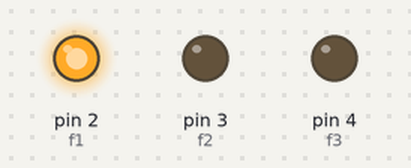
This sketch was run on a simulated Arduino Uno, built with avr-gcc and run on an emulated ATmega328P. On the bench: output pins drawn as LEDs (lit = HIGH).

Above: at 1.5 s.
At 3.5 s:
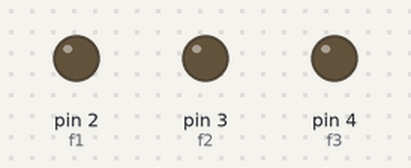
At 6.2 s:
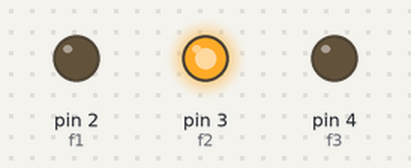
At 8.5 s:
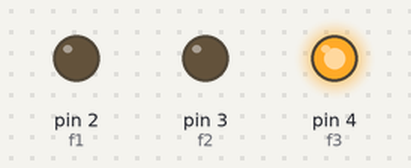
Timing chart, 0 to 12.4 s (numbered marks = the images above):
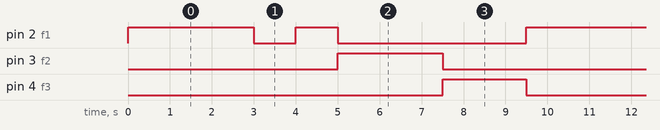

Measured:
- by itself, pin 2 (f1): repeats every 9.5 s: LOW 1.0 s, HIGH 1.0 s, LOW 4.5 s, HIGH 3.0 s
- by itself, pin 3 (f2): alternates HIGH for 2.5 s and LOW for 7.0 s
- by itself, pin 4 (f3): alternates HIGH for 2.0 s and LOW for 7.5 s

The sketch:

SEMAFORO.ino
```cpp
int f1=2;
int f2=3;
int f3=4;
void setup() {
  // put your setup code here, to run once:
  pinMode(f1,OUTPUT);
  pinMode(f2,OUTPUT);
  pinMode(f3,OUTPUT);
}

void loop() {
  // put your main code here, to run repeatedly:
  digitalWrite(f1,HIGH);
  digitalWrite(f2,LOW);
  digitalWrite(f3,LOW);
  delay(2000);

  digitalWrite(f1,HIGH);
  delay(1000);
  digitalWrite(f1,LOW);
  delay(1000);
  digitalWrite(f1,HIGH);
  delay(1000);

  digitalWrite(f1,LOW);
  digitalWrite(f2,HIGH);
  digitalWrite(f3,LOW);
  delay(2500);
  digitalWrite(f1,LOW);
  digitalWrite(f2,LOW);
  digitalWrite(f3,HIGH);
  delay(2000);
}
```
